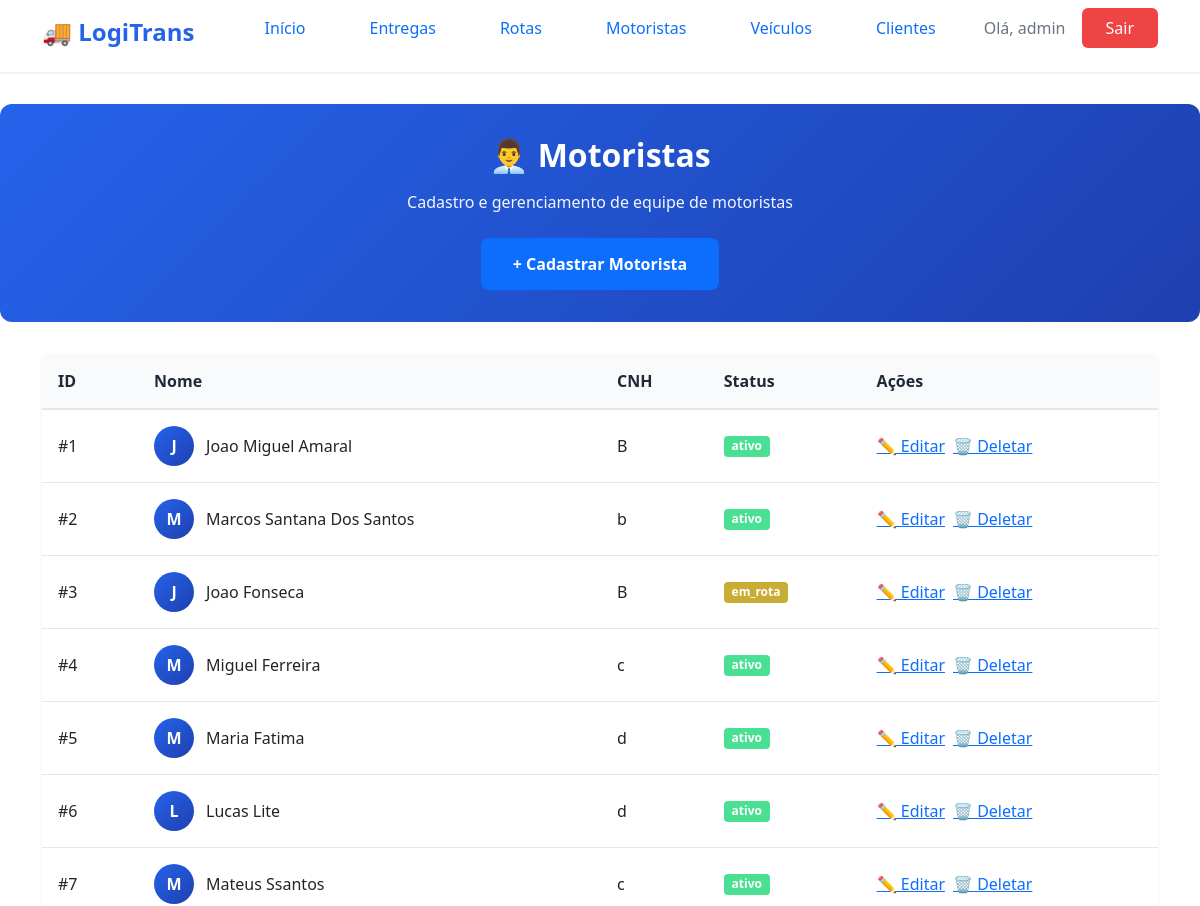
/list_motorista/ (signed in, upper part), run on an earlier commit of the app's database.
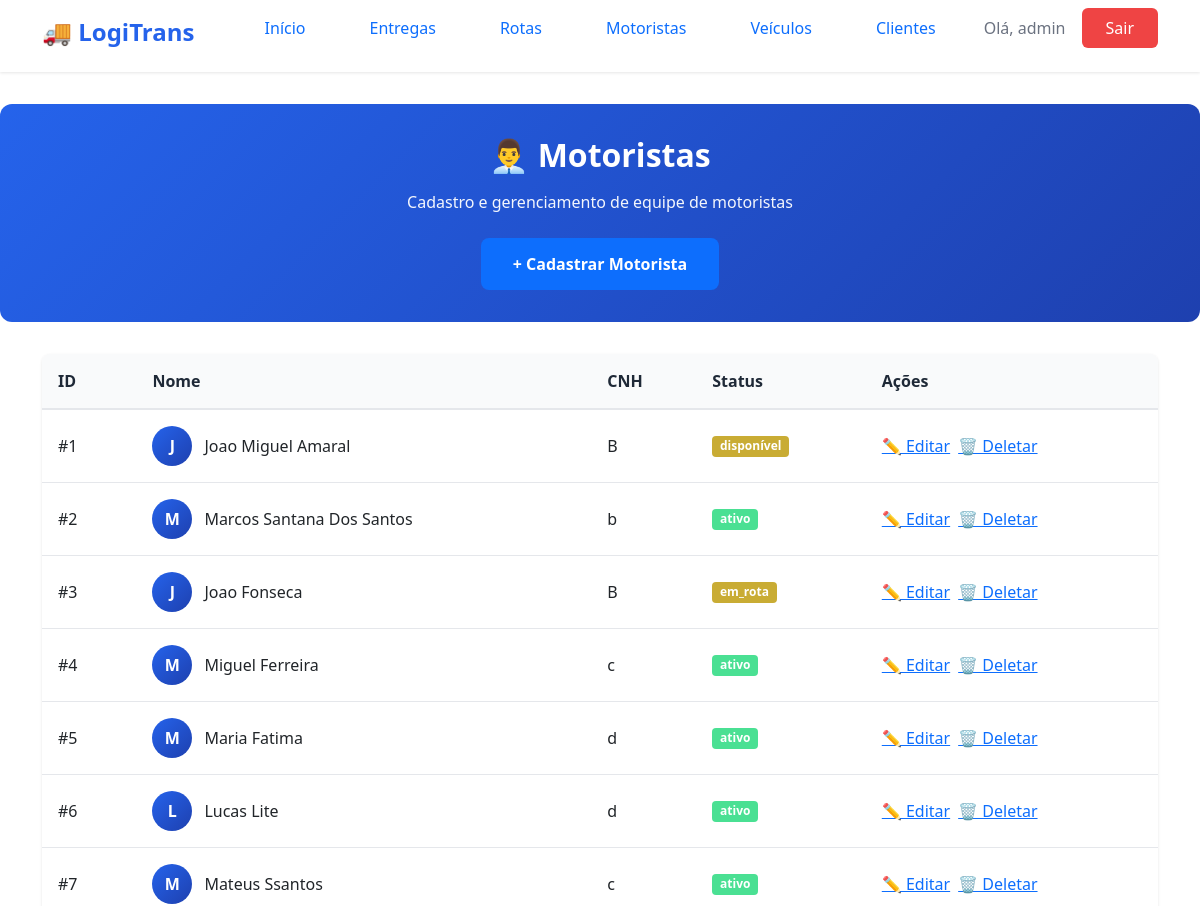
And on a later commit of the database.
### logistica/models.py (models this page shows, shortened)
class Motorista(models.Model):
    STATUS_MOTORISTA = [
        ('ativo', 'Ativo'),
        ('inativo', 'Inativo'),
        ('em_rota', 'Em Rota'),
        ('disponível', 'Disponivel'),
    ]
    TIPO_CNH = [
        ('B', 'B'),
        ('C', 'C'),
        ('D', 'D'),
        ('E', 'E'),
    ]
    nome = models.CharField(max_length=100)
    cpf = models.IntegerField(unique=True)
    cnh = models.CharField(max_length=100, choices=TIPO_CNH)
    telefone = models.CharField(max_length=100)
    status = models.CharField(max_length=100, choices=STATUS_MOTORISTA, default='ativo')
    data_cadastro = models.DateField()

### logistica/views.py (the view)
# urls.py: path('list_motorista/', views.list_motorista, name='list_motorista'),
@login_required()
def list_motorista(request):
    motoristas = Motorista.objects.all()
    return render(request, 'log/list_motorista.html', {'motoristas': motoristas})

### logistica/templates/log/list_motorista.html (shortened to what this page needs)
{% extends 'log/base.html' %}
{% block content %}
<section class="hero hero-small">
    <div class="container">
        <div class="hero-content">
            <h1>👨‍💼 Motoristas</h1>
            <p>Cadastro e gerenciamento de equipe de motoristas</p>
            <a href="{% url 'criar_motorista' %}" class="btn-primary">+ Cadastrar Motorista</a>
        </div>
    </div>
</section>
<section class="page-section">
    <div class="container">
        <div class="table-container">
            <table class="data-table">
                <thead>
                    <tr>
                        <th>ID</th>
                        <th>Nome</th>
                        <th>CNH</th>
                        <th>Status</th>
                        <th class="actions-column">Ações</th>
                    </tr>
                </thead>
                <tbody>
                    {% for motorista in motoristas %}
                    <tr>
                        <td>#{{ motorista.id }}</td>
                        <td>
                            <div class="driver-info">
                                <div class="driver-avatar">{{ motorista.nome|first|upper }}</div>
                                <span class="driver-name">{{ motorista.nome }}</span>
                            </div>
                        </td>
                        <td>{{ motorista.cnh }}</td>
                        <td>
                            {% if motorista.status == "Ativo" or motorista.status == "ativo" %}
                                <span class="badge badge-success">{{ motorista.status }}</span>
                            {% elif motorista.status == "Inativo" or motorista.status == "inativo" %}
                                <span class="badge badge-danger">{{ motorista.status }}</span>
                            {% else %}
                                <span class="badge badge-warning">{{ motorista.status }}</span>
                            {% endif %}
                        </td>
                        <td>
                            <div class="action-buttons">
                                <a href="{% url 'atualizar_motorista' motorista.id %}"
                                   class="btn-action btn-edit"
                                   title="Editar">
                                    ✏️ Editar
                                </a>
                                <a href="{% url 'deletar_motorista' motorista.id %}"
                                   class="btn-action btn-delete"
                                   title="Deletar"
                                   onclick="return confirm('Tem certeza que deseja deletar este motorista?')">
                                    🗑️ Deletar
                                </a>
                            </div>
                        </td>
                    </tr>
                    {% endfor %}
                </tbody>
            </table>
        </div>
    </div>
</section>
{% endblock %}

What changed in the data, as far as the page shows it:
changed Motorista "Joao Miguel Amaral": status "ativo" → "disponível"
